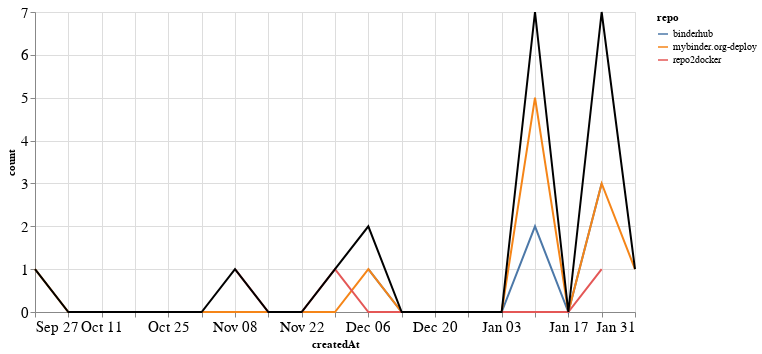

The notebook cell this image was saved under:
### Markdown cell above
### PRs

### Code cell
prs_time = prs.groupby('repo').resample('W', on='createdAt').count()['author'].reset_index()
prs_time = prs_time.rename(columns={'author': 'count'})
prs_time_total = prs_time.groupby('createdAt').agg({"count": "sum"}).reset_index()

ch1 = alt.Chart(prs_time, width=600).mark_line().encode(
    x='createdAt',
    y='count',
    color='repo',
    tooltip="repo"
)

ch2 = alt.Chart(prs_time_total, width=600).mark_line(color="black").encode(
    x='createdAt',
    y='count',
)

ch1 + ch2

### Figure 1 — Vega-Lite specification as saved in the notebook (floating-point values rounded to 4 significant figures)
{"config": {"axisLeft": {"labelFontSize": 15}, "axisBottom": {"labelFontSize": 15}}, "layer": [{"data": {"name": "data-18194199fb2e50e4970748c8dabffc87"}, "mark": "line", "encoding": {"color": {"type": "nominal", "field": "repo"}, "tooltip": {"type": "nominal", "field": "repo"}, "x": {"type": "temporal", "field": "createdAt"}, "y": {"type": "quantitative", "field": "count"}}, "width": 600}, {"data": {"name": "data-3181cbf873a371c31194c8bf80c199a0"}, "mark": {"type": "line", "color": "black"}, "encoding": {"x": {"type": "temporal", "field": "createdAt"}, "y": {"type": "quantitative", "field": "count"}}, "width": 600}], "$schema": "https://vega.github.io/schema/vega-lite/v4.8.1.json", "datasets": {"data-18194199fb2e50e4970748c8dabffc87": [{"repo": "binderhub", "createdAt": "2020-12-06T00:00:00", "count": 1}, {"repo": "binderhub", "createdAt": "2020-12-13T00:00:00", "count": 0}, {"repo": "binderhub", "createdAt": "2020-12-20T00:00:00", "count": 0}, {"repo": "binderhub", "createdAt": "2020-12-27T00:00:00", "count": 0}, {"repo": "binderhub", "createdAt": "2021-01-03T00:00:00", "count": 0}, {"repo": "binderhub", "createdAt": "2021-01-10T00:00:00", "count": 2}, {"repo": "binderhub", "createdAt": "2021-01-17T00:00:00", "count": 0}, {"repo": "binderhub", "createdAt": "2021-01-24T00:00:00", "count": 3}, {"repo": "mybinder.org-deploy", "createdAt": "2020-09-27T00:00:00", "count": 1}, {"repo": "mybinder.org-deploy", "createdAt": "2020-10-04T00:00:00", "count": 0}, {"repo": "mybinder.org-deploy", "createdAt": "2020-10-11T00:00:00", "count": 0}, {"repo": "mybinder.org-deploy", "createdAt": "2020-10-18T00:00:00", "count": 0}, {"repo": "mybinder.org-deploy", "createdAt": "2020-10-25T00:00:00", "count": 0}, {"repo": "mybinder.org-deploy", "createdAt": "2020-11-01T00:00:00", "count": 0}, {"repo": "mybinder.org-deploy", "createdAt": "2020-11-08T00:00:00", "count": 0}, {"repo": "mybinder.org-deploy", "createdAt": "2020-11-15T00:00:00", "count": 0}, {"repo": "mybinder.org-deploy", "createdAt": "2020-11-22T00:00:00", "count": 0}, {"repo": "mybinder.org-deploy", "createdAt": "2020-11-29T00:00:00", "count": 0}, {"repo": "mybinder.org-deploy", "createdAt": "2020-12-06T00:00:00", "count": 1}, {"repo": "mybinder.org-deploy", "createdAt": "2020-12-13T00:00:00", "count": 0}, {"repo": "mybinder.org-deploy", "createdAt": "2020-12-20T00:00:00", "count": 0}, {"repo": "mybinder.org-deploy", "createdAt": "2020-12-27T00:00:00", "count": 0}, {"repo": "mybinder.org-deploy", "createdAt": "2021-01-03T00:00:00", "count": 0}, {"repo": "mybinder.org-deploy", "createdAt": "2021-01-10T00:00:00", "count": 5}, {"repo": "mybinder.org-deploy", "createdAt": "2021-01-17T00:00:00", "count": 0}, {"repo": "mybinder.org-deploy", "createdAt": "2021-01-24T00:00:00", "count": 3}, {"repo": "mybinder.org-deploy", "createdAt": "2021-01-31T00:00:00", "count": 1}, {"repo": "repo2docker", "createdAt": "2020-11-08T00:00:00", "count": 1}, {"repo": "repo2docker", "createdAt": "2020-11-15T00:00:00", "count": 0}, {"repo": "repo2docker", "createdAt": "2020-11-22T00:00:00", "count": 0}, {"repo": "repo2docker", "createdAt": "2020-11-29T00:00:00", "count": 1}, {"repo": "repo2docker", "createdAt": "2020-12-06T00:00:00", "count": 0}, {"repo": "repo2docker", "createdAt": "2020-12-13T00:00:00", "count": 0}, {"repo": "repo2docker", "createdAt": "2020-12-20T00:00:00", "count": 0}, {"repo": "repo2docker", "createdAt": "2020-12-27T00:00:00", "count": 0}, {"repo": "repo2docker", "createdAt": "2021-01-03T00:00:00", "count": 0}, {"repo": "repo2docker", "createdAt": "2021-01-10T00:00:00", "count": 0}, {"repo": "repo2docker", "createdAt": "2021-01-17T00:00:00", "count": 0}, {"repo": "repo2docker", "createdAt": "2021-01-24T00:00:00", "count": 1}], "data-3181cbf873a371c31194c8bf80c199a0": [{"createdAt": "2020-09-27T00:00:00", "count": 1}, {"createdAt": "2020-10-04T00:00:00", "count": 0}, {"createdAt": "2020-10-11T00:00:00", "count": 0}, {"createdAt": "2020-10-18T00:00:00", "count": 0}, {"createdAt": "2020-10-25T00:00:00", "count": 0}, {"createdAt": "2020-11-01T00:00:00", "count": 0}, {"createdAt": "2020-11-08T00:00:00", "count": 1}, {"createdAt": "2020-11-15T00:00:00", "count": 0}, {"createdAt": "2020-11-22T00:00:00", "count": 0}, {"createdAt": "2020-11-29T00:00:00", "count": 1}, {"createdAt": "2020-12-06T00:00:00", "count": 2}, {"createdAt": "2020-12-13T00:00:00", "count": 0}, {"createdAt": "2020-12-20T00:00:00", "count": 0}, {"createdAt": "2020-12-27T00:00:00", "count": 0}, {"createdAt": "2021-01-03T00:00:00", "count": 0}, {"createdAt": "2021-01-10T00:00:00", "count": 7}, {"createdAt": "2021-01-17T00:00:00", "count": 0}, {"createdAt": "2021-01-24T00:00:00", "count": 7}, {"createdAt": "2021-01-31T00:00:00", "count": 1}]}}
